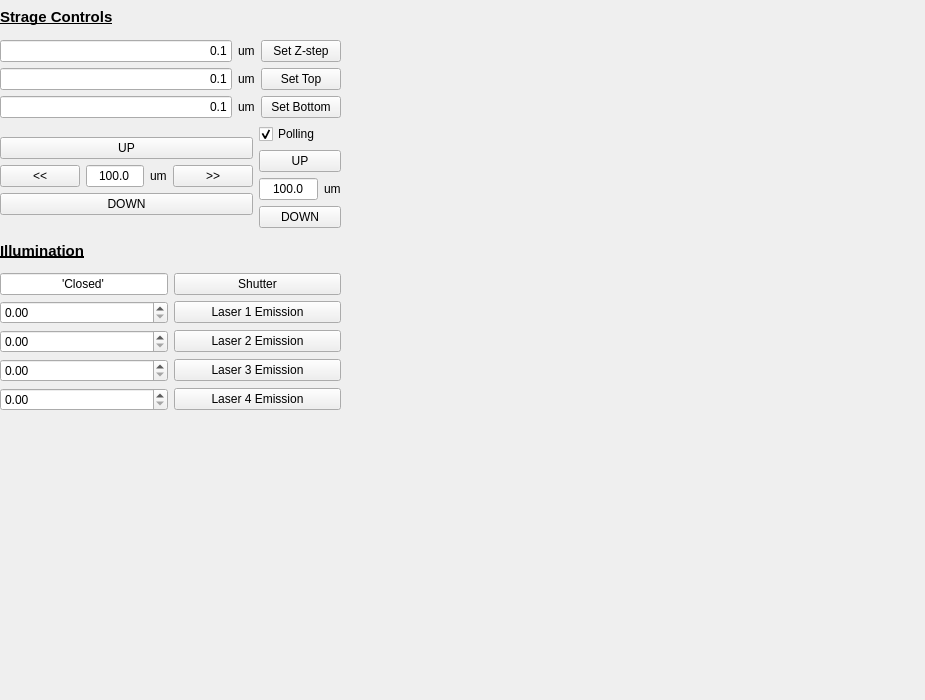
<?xml version="1.0" encoding="UTF-8"?>
<ui version="4.0">
 <class>Form</class>
 <widget class="QWidget" name="Form">
  <property name="geometry">
   <rect>
    <x>0</x>
    <y>0</y>
    <width>925</width>
    <height>700</height>
   </rect>
  </property>
  <property name="windowTitle">
   <string>Form</string>
  </property>
  <widget class="QWidget" name="verticalLayoutWidget_2">
   <property name="geometry">
    <rect>
     <x>0</x>
     <y>0</y>
     <width>341</width>
     <height>411</height>
    </rect>
   </property>
   <layout class="QVBoxLayout" name="verticalLayout_3">
    <item>
     <widget class="QLabel" name="label_storageControls">
      <property name="sizePolicy">
       <sizepolicy hsizetype="Minimum" vsizetype="Minimum">
        <horstretch>0</horstretch>
        <verstretch>0</verstretch>
       </sizepolicy>
      </property>
      <property name="font">
       <font>
        <pointsize>11</pointsize>
        <weight>75</weight>
        <bold>true</bold>
        <underline>true</underline>
       </font>
      </property>
      <property name="frameShape">
       <enum>QFrame::NoFrame</enum>
      </property>
      <property name="text">
       <string>Strage Controls</string>
      </property>
     </widget>
    </item>
    <item>
     <layout class="QHBoxLayout" name="horizontalLayout_8">
      <item>
       <layout class="QVBoxLayout" name="verticalLayout_2">
        <item>
         <layout class="QHBoxLayout" name="horizontalLayout_3">
          <item>
           <widget class="QLineEdit" name="qline_zstep">
            <property name="text">
             <string>0.1</string>
            </property>
            <property name="alignment">
             <set>Qt::AlignRight|Qt::AlignTrailing|Qt::AlignVCenter</set>
            </property>
           </widget>
          </item>
          <item>
           <widget class="QLabel" name="um">
            <property name="text">
             <string>um</string>
            </property>
           </widget>
          </item>
          <item>
           <widget class="QPushButton" name="btn_zstep">
            <property name="text">
             <string>Set Z-step</string>
            </property>
           </widget>
          </item>
         </layout>
        </item>
        <item>
         <layout class="QHBoxLayout" name="horizontalLayout">
          <item>
           <widget class="QLineEdit" name="zPosition_volTop">
            <property name="text">
             <string>0.1</string>
            </property>
            <property name="alignment">
             <set>Qt::AlignRight|Qt::AlignTrailing|Qt::AlignVCenter</set>
            </property>
           </widget>
          </item>
          <item>
           <widget class="QLabel" name="um_3">
            <property name="text">
             <string>um</string>
            </property>
           </widget>
          </item>
          <item>
           <widget class="QPushButton" name="btn_setup_volTop">
            <property name="text">
             <string>Set Top</string>
            </property>
           </widget>
          </item>
         </layout>
        </item>
        <item>
         <layout class="QHBoxLayout" name="horizontalLayout_2">
          <item>
           <widget class="QLineEdit" name="zPosition_volBot">
            <property name="text">
             <string>0.1</string>
            </property>
            <property name="alignment">
             <set>Qt::AlignRight|Qt::AlignTrailing|Qt::AlignVCenter</set>
            </property>
           </widget>
          </item>
          <item>
           <widget class="QLabel" name="um_2">
            <property name="text">
             <string>um</string>
            </property>
           </widget>
          </item>
          <item>
           <widget class="QPushButton" name="btn_setup_volBot">
            <property name="text">
             <string>Set Bottom</string>
            </property>
           </widget>
          </item>
         </layout>
        </item>
       </layout>
      </item>
     </layout>
    </item>
    <item>
     <layout class="QHBoxLayout" name="horizontalLayout_13">
      <item>
       <layout class="QVBoxLayout" name="verticalLayout_8">
        <item>
         <layout class="QVBoxLayout" name="verticalLayout_9">
          <item>
           <widget class="QPushButton" name="ybtn_up">
            <property name="text">
             <string>UP</string>
            </property>
           </widget>
          </item>
          <item>
           <layout class="QHBoxLayout" name="horizontalLayout_12">
            <item>
             <widget class="QPushButton" name="xbtn_left">
              <property name="text">
               <string>&lt;&lt;</string>
              </property>
             </widget>
            </item>
            <item>
             <widget class="QLineEdit" name="qline_xyposition">
              <property name="sizePolicy">
               <sizepolicy hsizetype="Expanding" vsizetype="Fixed">
                <horstretch>0</horstretch>
                <verstretch>0</verstretch>
               </sizepolicy>
              </property>
              <property name="text">
               <string>100.0</string>
              </property>
              <property name="alignment">
               <set>Qt::AlignCenter</set>
              </property>
             </widget>
            </item>
            <item>
             <widget class="QLabel" name="label_um3_3">
              <property name="text">
               <string>um</string>
              </property>
             </widget>
            </item>
            <item>
             <widget class="QPushButton" name="xbtn_right">
              <property name="text">
               <string>&gt;&gt;</string>
              </property>
             </widget>
            </item>
           </layout>
          </item>
          <item>
           <widget class="QPushButton" name="ybtn_down">
            <property name="text">
             <string>DOWN</string>
            </property>
           </widget>
          </item>
         </layout>
        </item>
       </layout>
      </item>
      <item>
       <layout class="QVBoxLayout" name="verticalLayout_4">
        <item>
         <widget class="QCheckBox" name="checkbox_polling">
          <property name="enabled">
           <bool>true</bool>
          </property>
          <property name="sizePolicy">
           <sizepolicy hsizetype="Minimum" vsizetype="Fixed">
            <horstretch>0</horstretch>
            <verstretch>0</verstretch>
           </sizepolicy>
          </property>
          <property name="text">
           <string>Polling</string>
          </property>
          <property name="checked">
           <bool>true</bool>
          </property>
         </widget>
        </item>
        <item>
         <layout class="QVBoxLayout" name="verticalLayout_5">
          <item>
           <widget class="QPushButton" name="zbtn_up">
            <property name="text">
             <string>UP</string>
            </property>
           </widget>
          </item>
          <item>
           <layout class="QHBoxLayout" name="horizontalLayout_9">
            <item>
             <widget class="QLineEdit" name="qline_zposition">
              <property name="sizePolicy">
               <sizepolicy hsizetype="Expanding" vsizetype="Fixed">
                <horstretch>0</horstretch>
                <verstretch>0</verstretch>
               </sizepolicy>
              </property>
              <property name="text">
               <string>100.0</string>
              </property>
              <property name="alignment">
               <set>Qt::AlignCenter</set>
              </property>
             </widget>
            </item>
            <item>
             <widget class="QLabel" name="label_um3">
              <property name="text">
               <string>um</string>
              </property>
             </widget>
            </item>
           </layout>
          </item>
          <item>
           <widget class="QPushButton" name="zbtn_down">
            <property name="text">
             <string>DOWN</string>
            </property>
           </widget>
          </item>
         </layout>
        </item>
       </layout>
      </item>
     </layout>
    </item>
    <item>
     <widget class="QLabel" name="label_Illumination">
      <property name="sizePolicy">
       <sizepolicy hsizetype="Minimum" vsizetype="Minimum">
        <horstretch>0</horstretch>
        <verstretch>0</verstretch>
       </sizepolicy>
      </property>
      <property name="font">
       <font>
        <pointsize>11</pointsize>
        <weight>75</weight>
        <bold>true</bold>
        <underline>true</underline>
       </font>
      </property>
      <property name="frameShape">
       <enum>QFrame::NoFrame</enum>
      </property>
      <property name="text">
       <string>Illumination</string>
      </property>
     </widget>
    </item>
    <item>
     <layout class="QHBoxLayout" name="horizontalLayout_4">
      <item>
       <widget class="QLineEdit" name="shutter_status">
        <property name="sizePolicy">
         <sizepolicy hsizetype="Minimum" vsizetype="Fixed">
          <horstretch>0</horstretch>
          <verstretch>0</verstretch>
         </sizepolicy>
        </property>
        <property name="layoutDirection">
         <enum>Qt::LeftToRight</enum>
        </property>
        <property name="text">
         <string>'Closed'</string>
        </property>
        <property name="alignment">
         <set>Qt::AlignCenter</set>
        </property>
       </widget>
      </item>
      <item>
       <widget class="QPushButton" name="btn_shutter">
        <property name="text">
         <string>Shutter</string>
        </property>
       </widget>
      </item>
     </layout>
    </item>
    <item>
     <layout class="QHBoxLayout" name="horizontalLayout_5">
      <item>
       <widget class="QDoubleSpinBox" name="laser1_power"/>
      </item>
      <item>
       <widget class="QPushButton" name="laser1_emission">
        <property name="text">
         <string>Laser 1 Emission</string>
        </property>
       </widget>
      </item>
     </layout>
    </item>
    <item>
     <layout class="QHBoxLayout" name="horizontalLayout_6">
      <item>
       <widget class="QDoubleSpinBox" name="laser2_power"/>
      </item>
      <item>
       <widget class="QPushButton" name="laser2_emission">
        <property name="text">
         <string>Laser 2 Emission</string>
        </property>
       </widget>
      </item>
     </layout>
    </item>
    <item>
     <layout class="QHBoxLayout" name="horizontalLayout_7">
      <item>
       <widget class="QDoubleSpinBox" name="laser3_power"/>
      </item>
      <item>
       <widget class="QPushButton" name="laser3_emission">
        <property name="text">
         <string>Laser 3 Emission</string>
        </property>
       </widget>
      </item>
     </layout>
    </item>
    <item>
     <layout class="QHBoxLayout" name="horizontalLayout_10">
      <item>
       <widget class="QDoubleSpinBox" name="laser4_power"/>
      </item>
      <item>
       <widget class="QPushButton" name="laser2_emission_2">
        <property name="text">
         <string>Laser 4 Emission</string>
        </property>
       </widget>
      </item>
     </layout>
    </item>
   </layout>
  </widget>
  <widget class="QLabel" name="label">
   <property name="geometry">
    <rect>
     <x>70</x>
     <y>180</y>
     <width>35</width>
     <height>10</height>
    </rect>
   </property>
   <property name="text">
    <string/>
   </property>
  </widget>
 </widget>
 <resources/>
 <connections/>
</ui>
